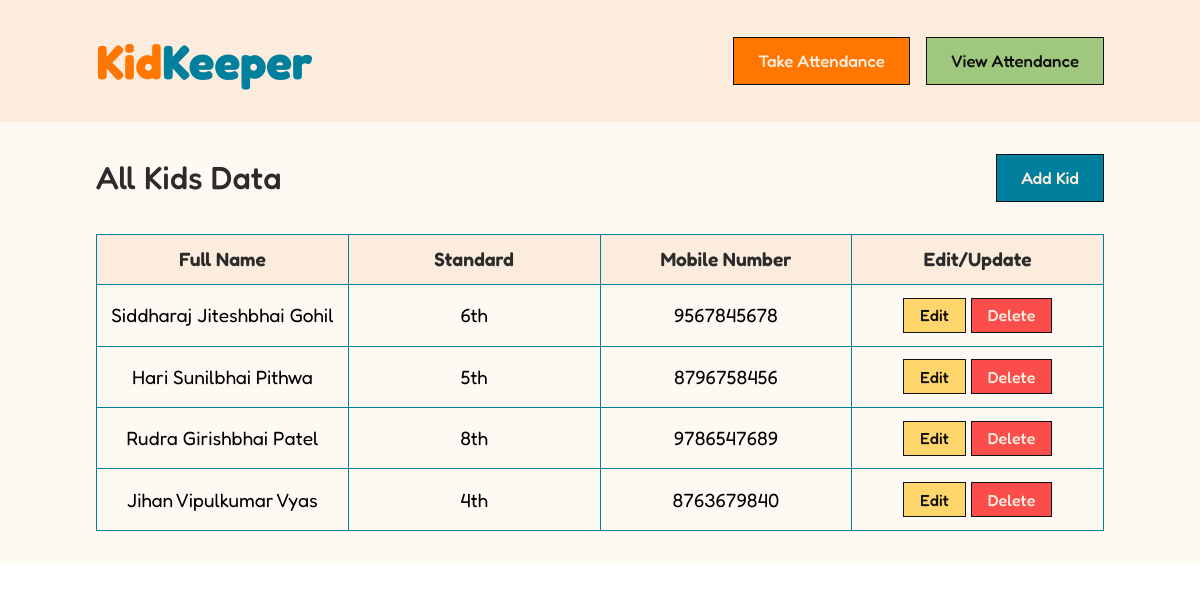
The page / on the database its author committed.
### core/models.py (models this page shows, shortened)
class Kid(models.Model):
    kid_name = models.CharField(max_length=100)
    father_name = models.CharField(max_length=100)
    surename = models.CharField(max_length=100)
    standard = models.CharField(max_length=20)
    birthdate = models.DateField()
    mobile_number = models.CharField(max_length=15)

### core/views.py (the view)
# urls.py: path("", views.home, name="home"),
def home(request):
    data = Kid.objects.all()
    return render(request, "index.html", {"data": data})

### templates/index.html (shortened to what this page needs)
{% load static %}
<!DOCTYPE html>
<html lang="en">
  <head>
    <link rel="stylesheet" href="{% static 'styles/style.css' %}" />
  </head>
  <body>
    <nav>
      <div class="logo"><span>Kid</span>Keeper</div>
      <div class="btns">
        <a href="{% url 'take_attendance' %}"
          ><button class="btn orange-btn">Take Attendance</button></a
        >
        <a href="{% url 'view_attendance' %}"
          ><button class="btn green-btn">View Attendance</button></a
        >
      </div>
    </nav>
    <div class="container">
      <div class="head">
        <div class="title">All Kids Data</div>
        <a href="{% url 'add' %}">
          <button class="btn blue-btn">Add Kid</button>
        </a>
      </div>
      <table>
        <thead>
          <tr>
            <th>Full Name</th>
            <th>Standard</th>
            <th>Mobile Number</th>
            <th>Edit/Update</th>
          </tr>
        </thead>
        <tbody>
          {% for d in data %}
          <tr>
            <td>{{ d.kid_name }} {{ d.father_name }} {{ d.surename }}</td>
            <td>{{d.standard}}</td>
            <td>{{d.mobile_number}}</td>
            <td>
              <a href="{% url 'edit' d.id %}">
                <button class="btn btn-sm yellow-btn">Edit</button>
              </a>
              <a href="{% url 'delete' d.id %}">
                <button class="btn btn-sm red-btn">Delete</button>
              </a>
            </td>
          </tr>
          {% endfor %}
        </tbody>
      </table>
    </div>
  </body>
</html>

### static/styles/style.css (style rules this page uses)
* { margin: 0; padding: 0; box-sizing: border-box; font-family: "Fredoka"; user-select: none; }
body { width: 100%; height: 100vh; }
nav { width: 100%; padding: 2rem 6rem; background-color: #fcecdd; display: flex; align-items: center; justify-content: space-between; }
.btns { display: flex; align-items: center; justify-content: center; gap: 1rem; transition: 0.5s; }
.btn { font-size: 1.05rem; padding: 0.8rem 1.5rem; border: 1px solid #111; cursor: pointer; font-weight: 500; width: max-content; }
.btn-sm { font-size: 1rem; padding: 0.4rem 1rem; }
.blue-btn { color: #fcecdd; background-color: #00809d; }
.orange-btn { color: #fcecdd; background-color: #ff7601; }
.green-btn { color: #111; background-color: #9fc87e; }
.red-btn { color: #fcecdd; background-color: rgb(252, 77, 77); }
.yellow-btn { background-color: #ffd66b; color: #111; }
.container { padding: 2rem 6rem; background-color: #fff9f4; width: 100%; }
.head { display: flex; align-items: center; justify-content: space-between; }
.title { font-size: 2em; width: max-content; font-weight: 500; color: #2b2b2b; }
table { width: 100%; border-collapse: collapse; margin-top: 2rem; }
th { background-color: #fcecdd; font-weight: 600; color: #2b2b2b; }
td, th { width: 20%; border: 1px solid #00809d; padding: 0.8rem; font-size: 1.2rem; text-align: center; }
a { text-decoration: none; }

### rows shown on the page
Kid: kid_name "Siddharaj", father_name "Jiteshbhai", surename "Gohil", standard "6th", mobile_number "9567845678"
Kid: kid_name "Hari", father_name "Sunilbhai", surename "Pithwa", standard "5th", mobile_number "8796758456"
Kid: kid_name "Rudra", father_name "Girishbhai", surename "Patel", standard "8th", mobile_number "9786547689"
Kid: kid_name "Jihan", father_name "Vipulkumar", surename "Vyas", standard "4th", mobile_number "8763679840"
